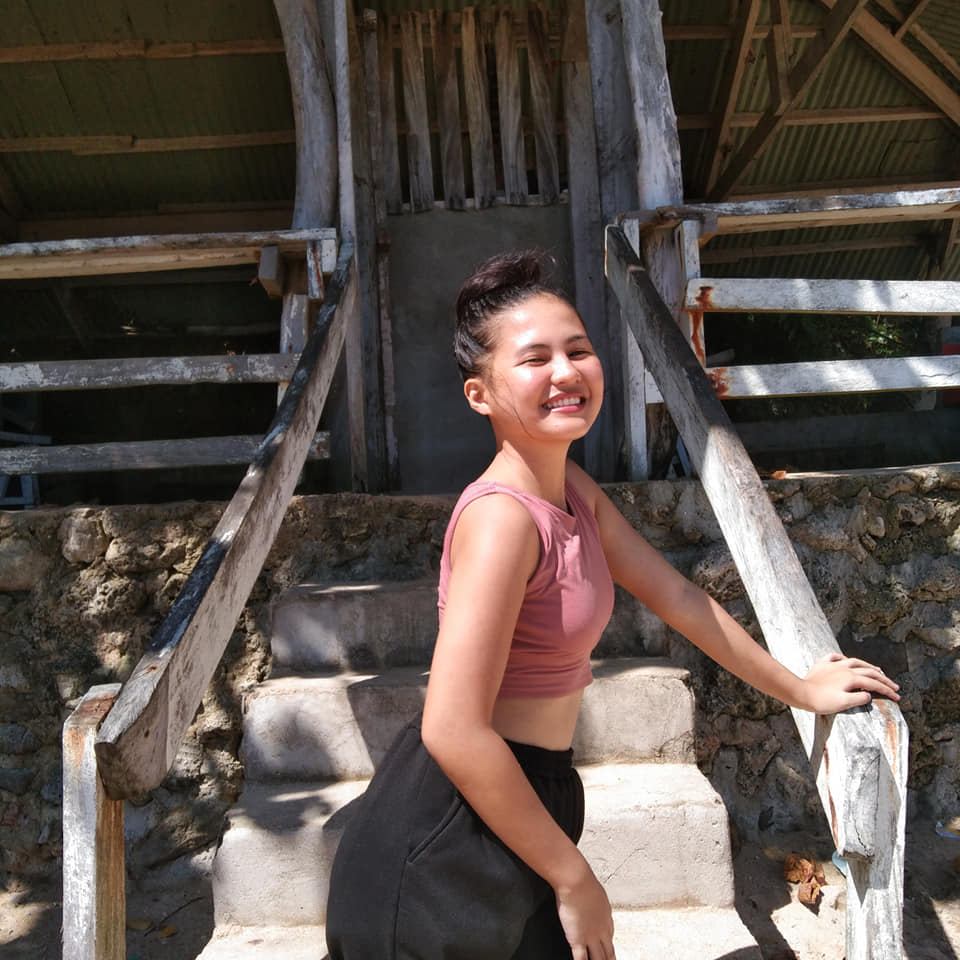
#> input picture photos/inday.jpg, 960 x 960 px
$ python spaces.py
#> lines starting #> are read from the running program, lines starting #| are printed output that depends on the picture
import cv2 as cv
import matplotlib.pyplot as plt

img = cv.imread('photos/inday.jpg')
#> img is the input picture: shape (960, 960, 3); mean B, G, R 75.6, 81.7, 92.6
cv.imshow('Inday', img)

# plt.imshow(img)
# plt.show()

# converting image to gray scale
gray = cv.cvtColor(img, cv.COLOR_BGR2GRAY)
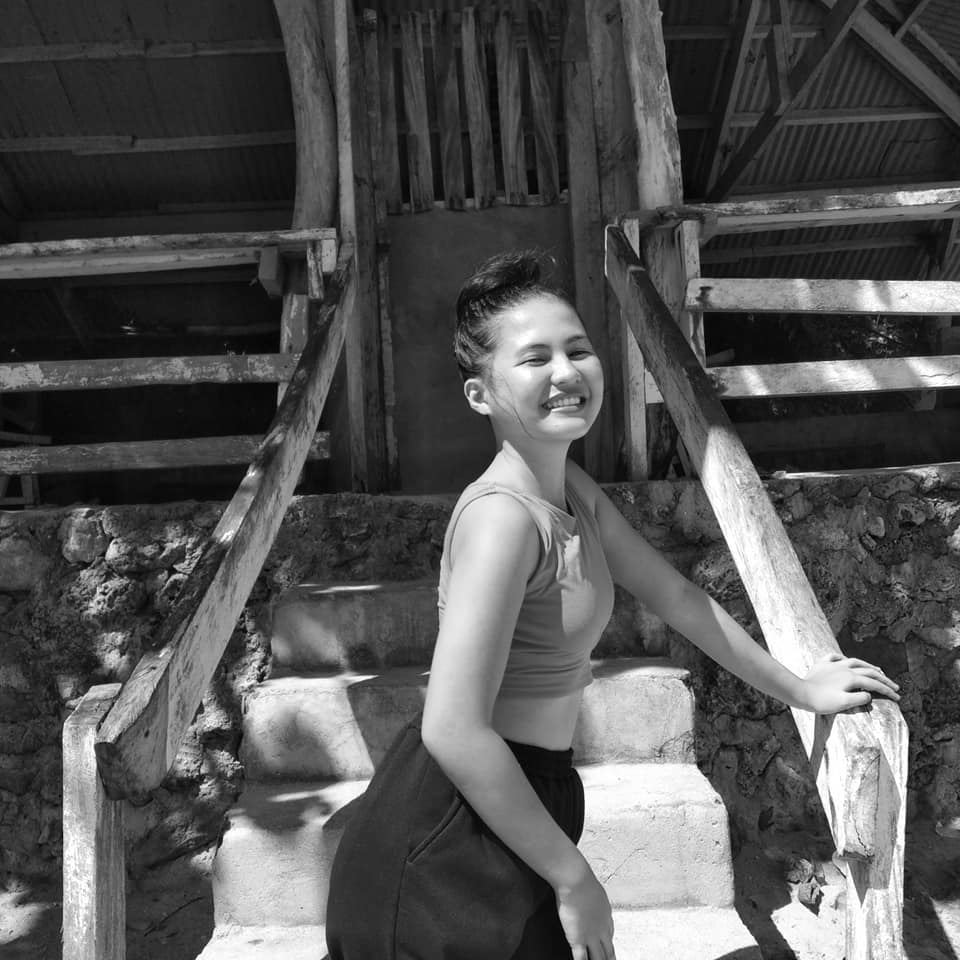
#> gray: shape (960, 960); min 0, max 255, mean 84.3
# cv.imshow('Gray', gray)

# BGR to HSV
hsv = cv.cvtColor(img, cv.COLOR_BGR2HSV)
#> hsv: shape (960, 960, 3); mean H, S, V 44.7, 63, 94
# cv.imshow('HSV', hsv)

# BGR to l*a*b
lab = cv.cvtColor(img, cv.COLOR_BGR2LAB)
#> lab: shape (960, 960, 3); mean of channels 0, 1, 2 87.4, 131.5, 133.4
# cv.imshow('LAB', lab)


# BGR to RGB
rgb = cv.cvtColor(img, cv.COLOR_BGR2RGB)
# cv.imshow('RGB', rgb)

# HSV to BGR
hsv_bgr = cv.cvtColor(hsv, cv.COLOR_HSV2BGR)
cv.imshow('HSV --> BGR', hsv_bgr)

plt.imshow(rgb)
plt.show()

cv.waitKey(0)

$ run again, with photos/gf5.jpg copied over photos/inday.jpg
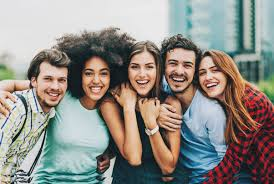
#> input picture photos/gf5.jpg, 274 x 184 px
#> img is the input picture: shape (184, 274, 3); mean B, G, R 135.2, 141.3, 144.5
#> `gray = cv.cvtColor(img, cv.COLOR_BGR2GRAY)`:
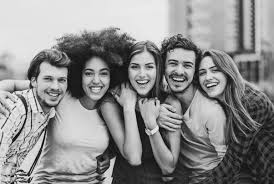
#> gray: shape (184, 274); min 1, max 252, mean 141.6
#> hsv: shape (184, 274, 3); mean H, S, V 57.1, 72.5, 158.4
#> lab: shape (184, 274, 3); mean of channels 0, 1, 2 148.2, 129.4, 132.6
